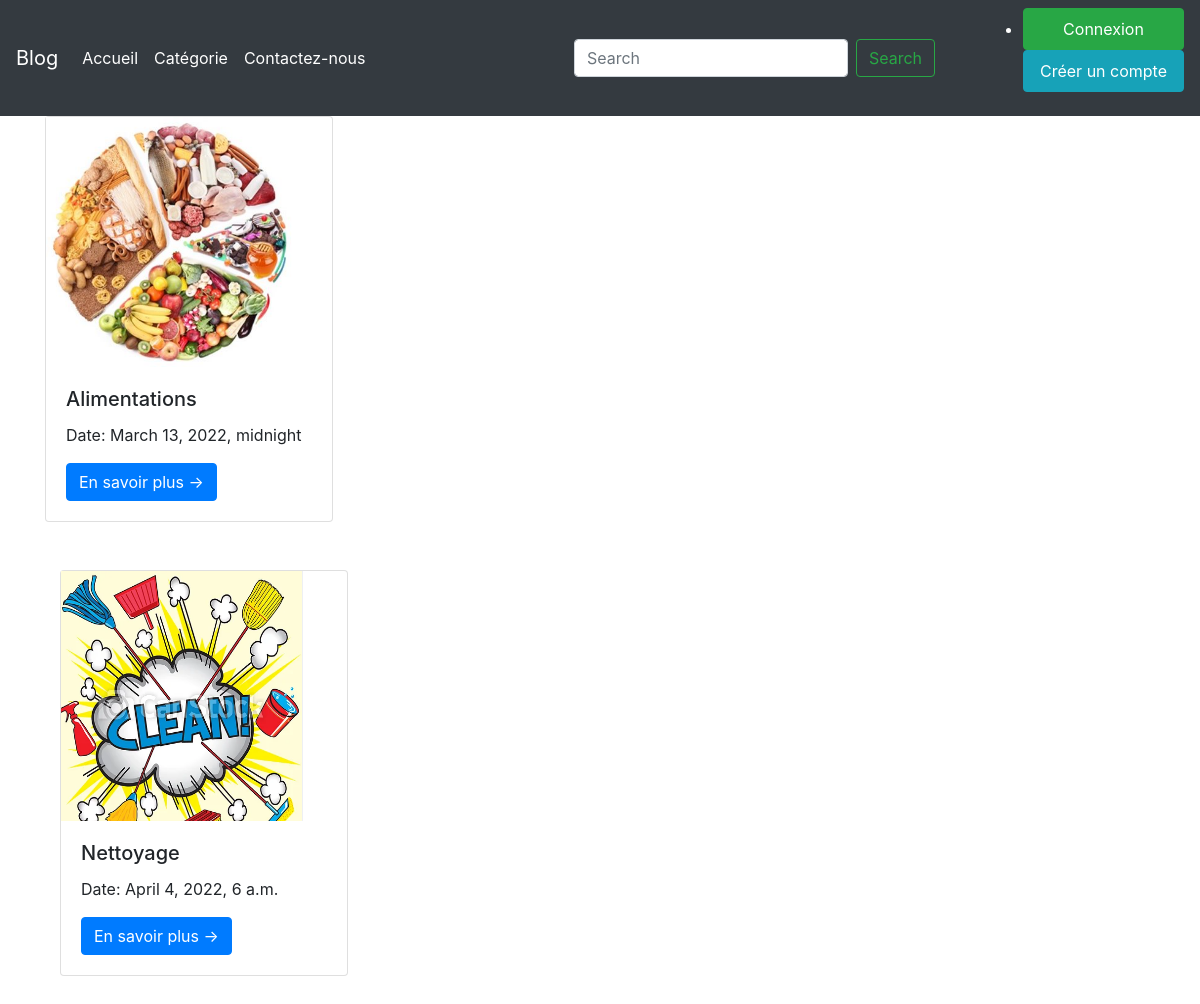
Page /cat/ on the committed database.
### simpleblog/models.py (models this page shows, shortened)
class Categorie(models.Model):
    titre = models.CharField(max_length=100)
    slug = models.SlugField(max_length=100)
    date_publication = models.DateTimeField('date_commentaire')
    image = models.ImageField(upload_to='categories', null=True, blank=True)
    description = models.TextField()

### simpleblog/views.py (the view)
# urls.py: path('cat/', views.categ, name='cat'),
def categ(request):
    categories = Categorie.objects.all()
    return render(request, 'categories/index.html',context={"categories": categories})

### simpleblog/templates/categories/index.html
{% extends 'layouts.html' %}
{% block content %}
<div class="container">
    <div class="row">
        {% for cate in categories %}
            <div class="col-lg-4">
                <div class="card" style="width: 18rem;">
                    <img src="{{cate.image.url}}" alt="{cate.titre}}" width="250px" height="250px">
                    <div class="card-body">
                      <h5 class="card-title">{{cate.titre}}</h5>
                      <p class="card-text">
                        Date: {{cate.date_publication}}<br/>
                     </p>
                        <a href="{%url 'cat_detail' slug=cate.slug %}" class="btn btn-primary">En savoir plus →</a>
                </div>
            </div>
              <br/> <br/>
        {% endfor %}
    </div>
</div>
    <br/>
 {% endblock %}

### rows in the picture
Categorie: image (picture), titre "Alimentations", date_publication "March 13, 2022, midnight"
Categorie: image (picture), titre "Nettoyage", date_publication "April 4, 2022, 6 a.m."
